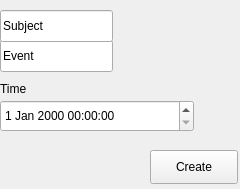
<?xml version="1.0" encoding="UTF-8"?>
<ui version="4.0">
 <class>Lesson_event</class>
 <widget class="QFrame" name="Lesson_event">
  <property name="geometry">
   <rect>
    <x>0</x>
    <y>0</y>
    <width>240</width>
    <height>189</height>
   </rect>
  </property>
  <property name="windowTitle">
   <string>Lesson_event</string>
  </property>
  <widget class="QPushButton" name="create">
   <property name="geometry">
    <rect>
     <x>150</x>
     <y>150</y>
     <width>88</width>
     <height>34</height>
    </rect>
   </property>
   <property name="text">
    <string>Create</string>
   </property>
  </widget>
  <widget class="QDateTimeEdit" name="date_time">
   <property name="geometry">
    <rect>
     <x>0</x>
     <y>100</y>
     <width>194</width>
     <height>32</height>
    </rect>
   </property>
  </widget>
  <widget class="QLineEdit" name="event">
   <property name="geometry">
    <rect>
     <x>0</x>
     <y>40</y>
     <width>113</width>
     <height>32</height>
    </rect>
   </property>
   <property name="text">
    <string>Event</string>
   </property>
  </widget>
  <widget class="QLabel" name="label">
   <property name="geometry">
    <rect>
     <x>0</x>
     <y>80</y>
     <width>58</width>
     <height>18</height>
    </rect>
   </property>
   <property name="text">
    <string>Time</string>
   </property>
  </widget>
  <widget class="QLineEdit" name="subject">
   <property name="geometry">
    <rect>
     <x>0</x>
     <y>10</y>
     <width>113</width>
     <height>32</height>
    </rect>
   </property>
   <property name="text">
    <string>Subject</string>
   </property>
  </widget>
 </widget>
 <resources/>
 <connections/>
</ui>
